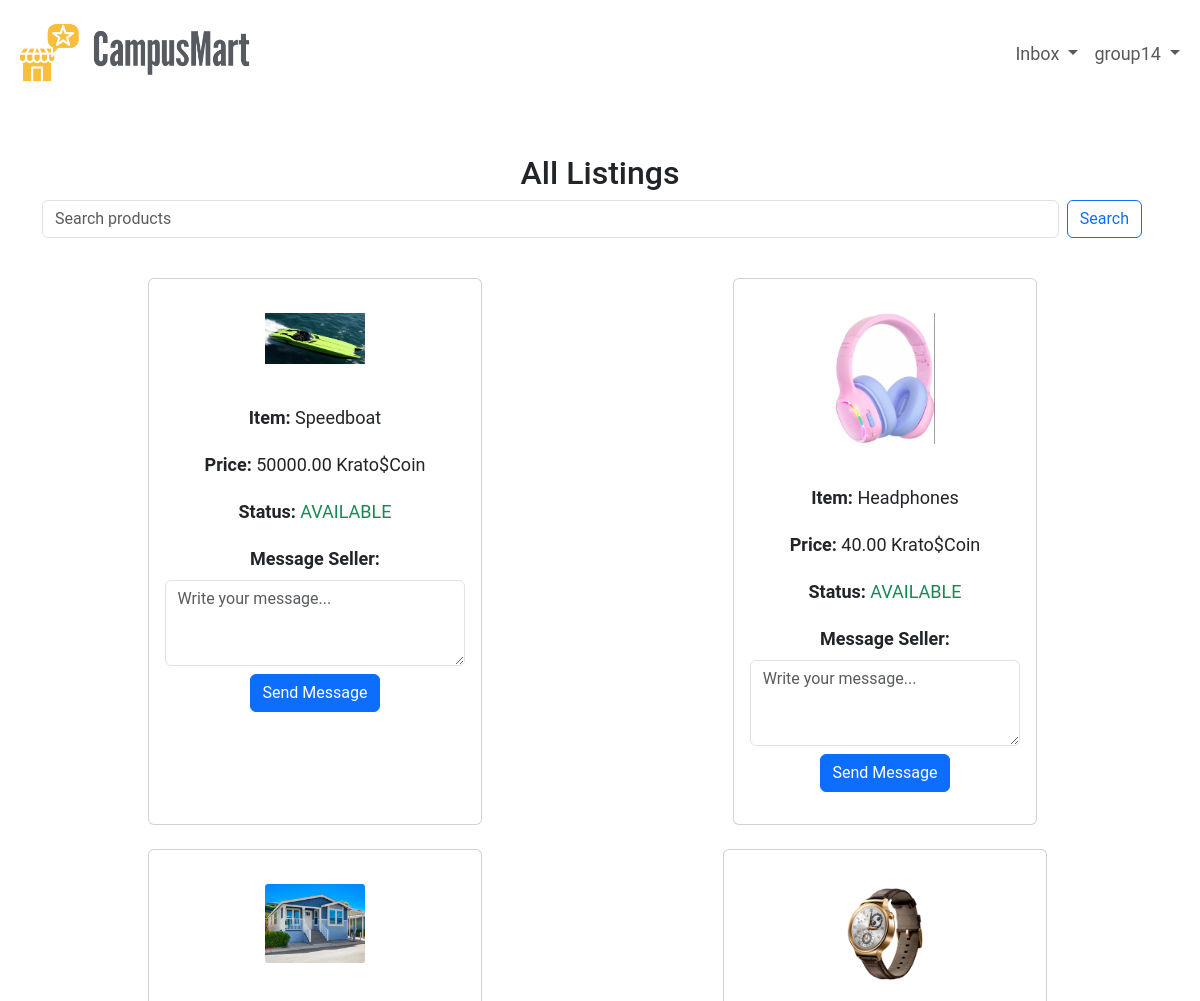
The app's page /CampusMart/listing/all/ (signed in, upper part), older data.
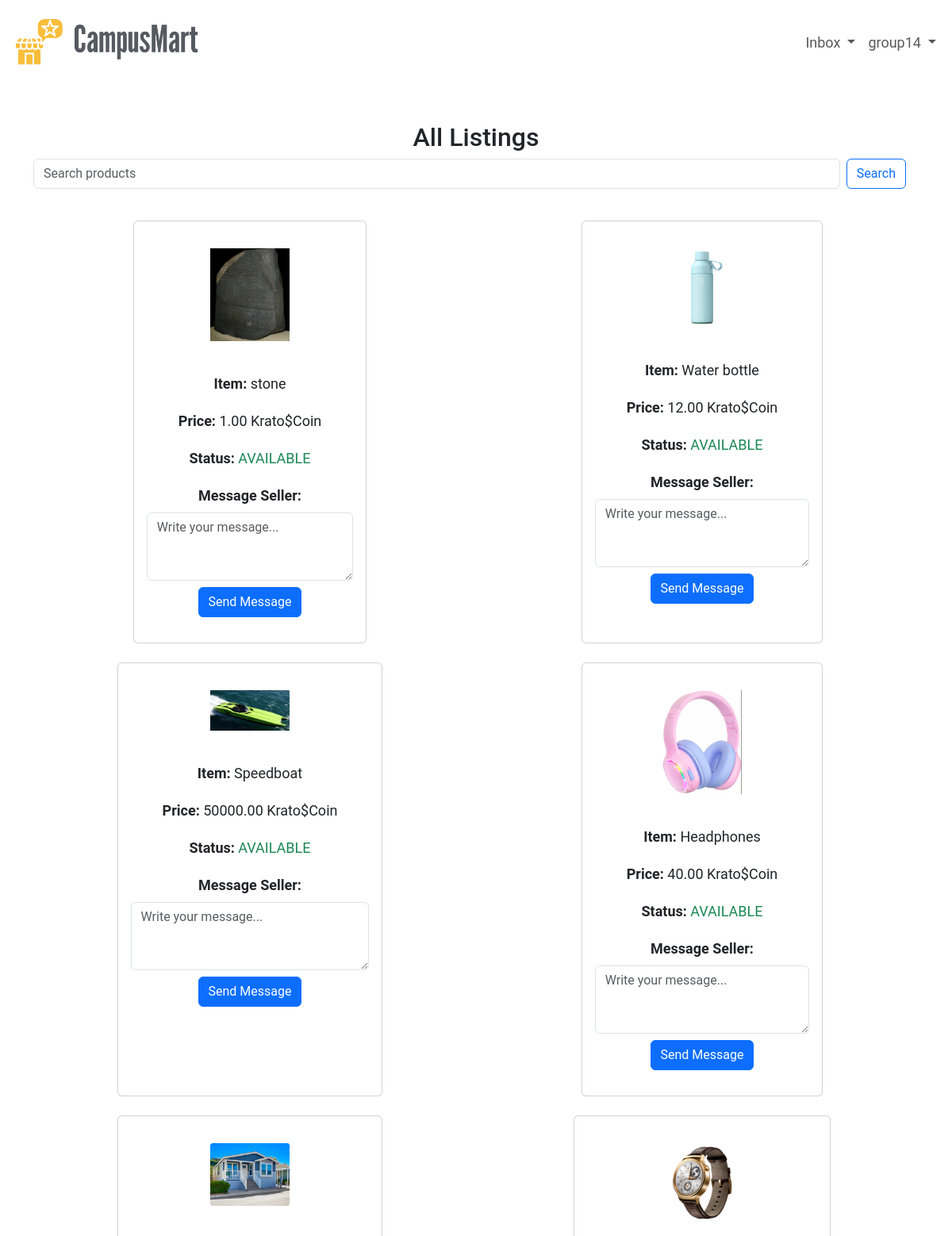
The same page, newer data.
### CampusMart/models.py (models this page shows, shortened)
class ProductImage(models.Model):
    product = models.ForeignKey(Product, on_delete=models.CASCADE, related_name='images')
    image = models.ImageField(upload_to=upload_to)

class Product(models.Model):
    CONDITION_CHOICES = [
        ('NEW', 'New'),
        ('LIKE_NEW', 'Like New'),
        ('USED', 'Used'),
        ('FAIR', 'Fair'),
    ]
    seller = models.ForeignKey(User, on_delete=models.CASCADE)
    post_date = models.DateTimeField(auto_now_add=True)
    title = models.CharField(max_length=100)
    description = models.TextField(max_length=100)
    price = models.DecimalField(max_digits=10, decimal_places=2)
    condition = models.CharField(max_length=10, choices=CONDITION_CHOICES)
    status = models.CharField(max_length=12, choices=[('AVAILABLE', 'Available'), ('UNAVAILABLE', 'Unavailable')], default='AVAILABLE')

### CampusMart/views.py (the view)
# urls.py: path('listing/all/', views.view_all, name='view_all'),
@login_required
def view_all(request):
    listings = Product.objects.filter(status='AVAILABLE').order_by('-post_date')
    p = Paginator(listings, 20)
    page_number = request.GET.get("page")
    page_obj = p.get_page(page_number)
    query = request.GET.get('q')
    if query:
        listings = listings.filter(
            Q(title__icontains=query) | Q(description__icontains=query)
        )
    return render(request, 'CampusMart/view_all.html', {'listings': listings, 'page_obj': page_obj})

### CampusMart/templates/CampusMart/view_all.html (shortened to what this page needs)
<!DOCTYPE html>
<html lang="en">
{% load static %}
<head>
    <link href="https://cdn.jsdelivr.net/npm/bootstrap@5.3.0/dist/css/bootstrap.min.css" rel="stylesheet">
    <link rel="stylesheet" href="{% static 'CampusMart/style.css' %}">
</head>
<body>
<nav class="navbar navbar-expand-lg">
    <div class="container-fluid">
      <a class="navbar-brand d-flex align-items-center" href="{% url 'CampusMart:index' %}">
        <img src="{% static 'campusmart_logo.png' %}" alt="Logo" style="height: 80px; width: auto;" class="me-2">
      </a>
      <div class="collapse navbar-collapse justify-content-end" id="navbarNavDropdown">
        <ul class="navbar-nav align-items-center">
          <li class="nav-item dropdown">
            <a class="nav-link dropdown-toggle" href="#" id="inboxDropdown" role="button" data-bs-toggle="dropdown" aria-expanded="false">
              Inbox
            </a>
          </li>
          <li class="nav-item dropdown">
            <a class="nav-link dropdown-toggle" href="#" id="navbarDropdownMenuLink" role="button" data-bs-toggle="dropdown">
              {{ request.user.username }}
            </a>
          </li>
        </ul>
      </div>
    </div>
  </nav>
<div class="container mt-5 text-center">
    <h2>All Listings</h2>
    <form class="d-flex me-3" method="GET" action="{% url 'CampusMart:view_all' %}">
    <input class="form-control me-2" type="search" placeholder="Search products" aria-label="Search" name="q">
    <button class="btn btn-outline-primary" type="submit">Search</button>
    </form>
    {% if listings %}
        <div class="row row-cols-1 row-cols-md-2 g-4 mt-3">
            {% for product in listings %}
            <div class="col d-flex justify-content-center">
              <div class="card h-100">
                        <br>
                        {% if product.images.all %}
                          <div class="d-flex flex-wrap justify-content-center">
                            {% for image in product.images.all %}
                              <img src="{{ image.image.url }}" alt="{{ product.title }}"
                              class="m-1" style="max-width: 100px; height: auto;">
                            {% endfor %}
                            </div>
                        {% else %}
                            <p class="text-muted">No image uploaded</p>
                        {% endif %}
                        <div class="card-body">
                            <p class="card-title"><strong>Item: </strong>{{ product.title }}</p>
                            <p class="card-text"><strong>Price:</strong> {{ product.price }} Krato$Coin </p>
                            <p class="card-text"><strong>Status:</strong>
                                {% if product.status == "AVAILABLE" %}
                                <span class="text-success">{{ product.status }}</span>
                                {% else %}
                                <span class="text-danger">{{ product.status }}</span>
                            {% endif %}</p>
                            {% if request.user != product.seller.auth_user %}
                            <p class="card-title"><strong>Message Seller: </strong></p>
                                    <form method="POST" action="{% url 'CampusMart:messaging' product.id %}">
                                    <textarea name="body" rows="3" placeholder="Write your message..." required class="form-control mb-2"></textarea>
                                    <button type="submit" class="btn btn-primary">Send Message</button>
                                </form>
                            {% endif %}
                        </div>
                    </div>
                </div>
            {% endfor %}
        </div>
    {% else %}
        <p class="text-muted mt-4">There are no listings yet.</p>
    {% endif %}
</div>
</body>

### CampusMart/static/CampusMart/style.css (style rules this page uses)
body { font-size: 20px; height: 100%; font-family: 'Roboto', sans-serif; display: flex; flex-direction: column; }
p { font-size: 18px; margin: 20px 40px; }
.navbar .nav-link.dropdown-toggle { font-size: 18px; }

Row changes from the older to the newer data that the page shows:
added Product: title "stone", price "1.00", status "AVAILABLE"
added ProductImage: image (picture), shown under "stone"
added Product: title "Water bottle", price "12.00", status "AVAILABLE"
added ProductImage: image (picture), shown under "Water bottle"
